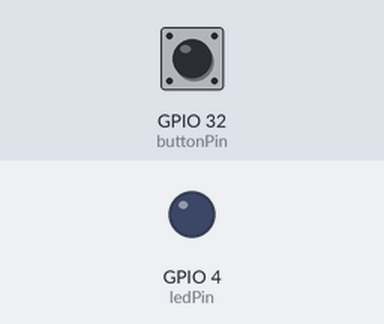
This program was run on a simulated ESP32. On the bench: output pins drawn as LEDs (lit = HIGH). The test bench sets the inputs (shaded band); at power-on: GPIO 32 (buttonPin) HIGH.

Above: at 1.2 s.
1.3 s: GPIO 32 (buttonPin) pulled LOW for 0.15 s
At 1.7 s:
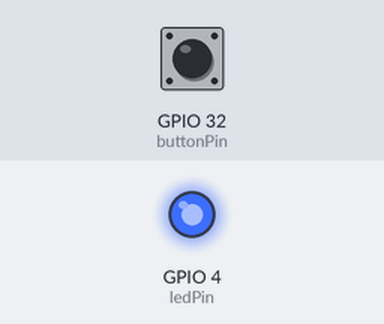
2.9 s: GPIO 32 (buttonPin) pulled LOW for 1 s
At 4.1 s:
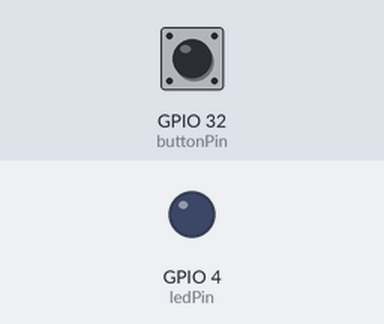
5.4 s: GPIO 32 (buttonPin) pulled LOW for 3.2 s
At 6.0 s:
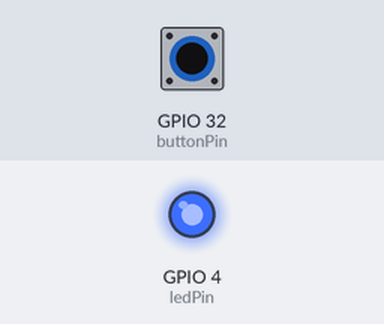
Timing chart, 0 to 8.4 s (numbered marks = the images above; inputs shaded):
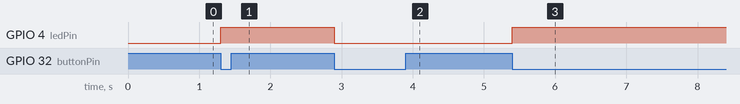

The program:

main.cpp
```cpp
// Week3-Lecture1
// Interrupt (External -Button)
// Embedded IoT System Fall-2025

// Name: Humna Gulzar                  Reg#: 1036

#include<arduino.h>
const int buttonPin = 32;
const int ledPin = 4;
volatile bool ledState = LOW;

void IRAM_ATTR handleButton() {
  ledState = !ledState;
  digitalWrite(ledPin, ledState);
}

void setup() {
  pinMode(buttonPin, INPUT_PULLUP);
  pinMode(ledPin, OUTPUT);
  attachInterrupt(digitalPinToInterrupt(buttonPin), handleButton, FALLING);
}

void loop() {
  // main loop free for other tasks
}
```

Measured:
- after the input at 1.3 s, GPIO 4 (ledPin): LOW → HIGH at once
- after the input at 2.9 s, GPIO 4 (ledPin): HIGH → LOW at once
- after the input at 5.4 s, GPIO 4 (ledPin): LOW → HIGH at once
